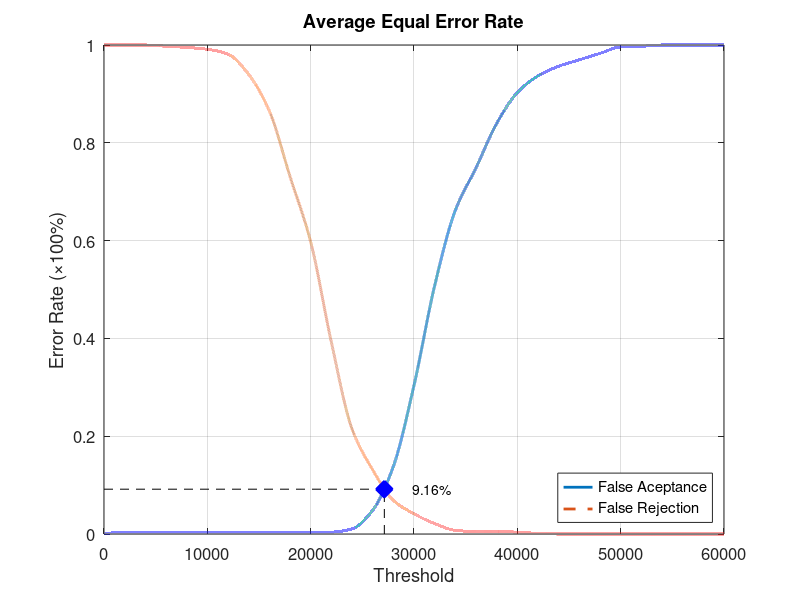
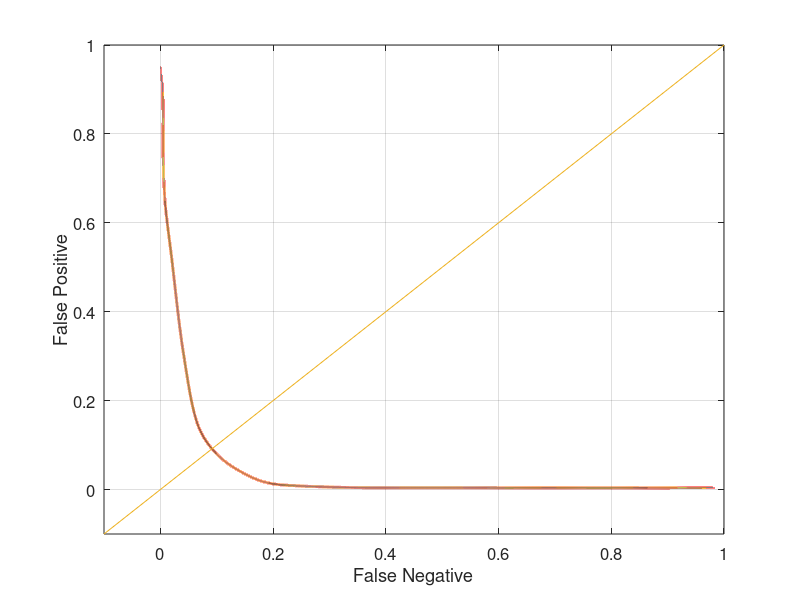

Reproduce these figures in MATLAB, in order.
function yEER = Experiment4Average
close all;
clear;
clc;
x = 0:2000:60000;
xq = 0:0.5:60000;

y0 = [0 0.00394737 0.00394737 0.00394737 0.00394737 0.00394737 0.00394737 0.00394737 0.00394737 0.00394737 0.00394737 0.00394737 0.0105263 0.0486842 0.138158 0.303947 0.507895 0.661842 0.748684 0.839474 0.902632 0.936842 0.956579 0.969737 0.982895 0.996053 0.997368 1 1 1 1];
yy0 = interp1(x, y0, xq, 'pchip');
y1 = [1 1 1 0.9975 0.995 0.99125 0.98125 0.94 0.865 0.73125 0.5975 0.3925 0.215 0.13125 0.06875 0.04125 0.02125 0.0075 0.005 0.005 0.00375 0.00125 0 0 0 0 0 0 0 0 0];
yy1 = interp1(x, y1, xq, 'pchip');

% Calculating EER: 
y2 = abs(y0 - y1);
find(y2 == min(y2))
yy2 = abs(yy0 - yy1);
xEER = find(yy2 == min(yy2));
xEERIndex = xq(xEER) % X-axis EER
yEER = yy0(xEER) % Y-axis EER

main = figure
plot(xq, yy0,'-','LineWidth', 2);	hold on
plot(xq, yy1,'--','LineWidth', 2);	hold on
plot([xEERIndex xEERIndex], [0 yEER], 'k--');	hold on
plot([0 xEERIndex], [yEER yEER], 'k--');	hold on
plot(xEERIndex, yEER, 'bx', 'LineWidth', 10);	hold on
text(xEERIndex + 10 * xEERIndex / 100, yEER, [num2str(round((10000 * yEER)) / 100) '%'])
legend('False Aceptance', 'False Rejection', 'Location', 'SouthEast')
xlabel('Threshold')
ylabel('Error Rate (\times100%)')
title('Average Equal Error Rate')
set(gca, 'FontSize', 12)
axis([0 60000 0 1])
grid on

print(main, 'Experiment4AverageMain', '-dpng');
FNRxFPR = figure('Color', [1 1 1]);
plot(yy1, yy0, '-', yy1, yy0, 'LineWidth', 2);
hold on
y = -0.1:0.1:1
plot(y, y); 
set(gca, 'FontSize', 12)
xlabel('False Negative')
ylabel('False Positive')
axis([-0.1 1 -0.1 1])
set(gca, 'FontSize', 12)
grid on

print(FNRxFPR, 'Experiment4AverageFNRxFPR','-dpng');
end
